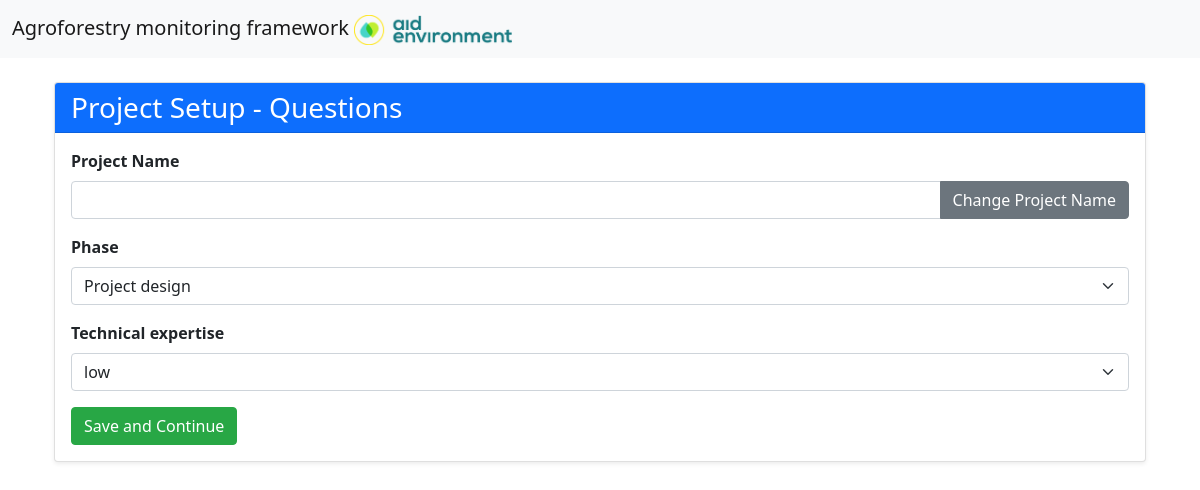
The page /questions?project_id=3 (signed in) on the database as committed earlier.
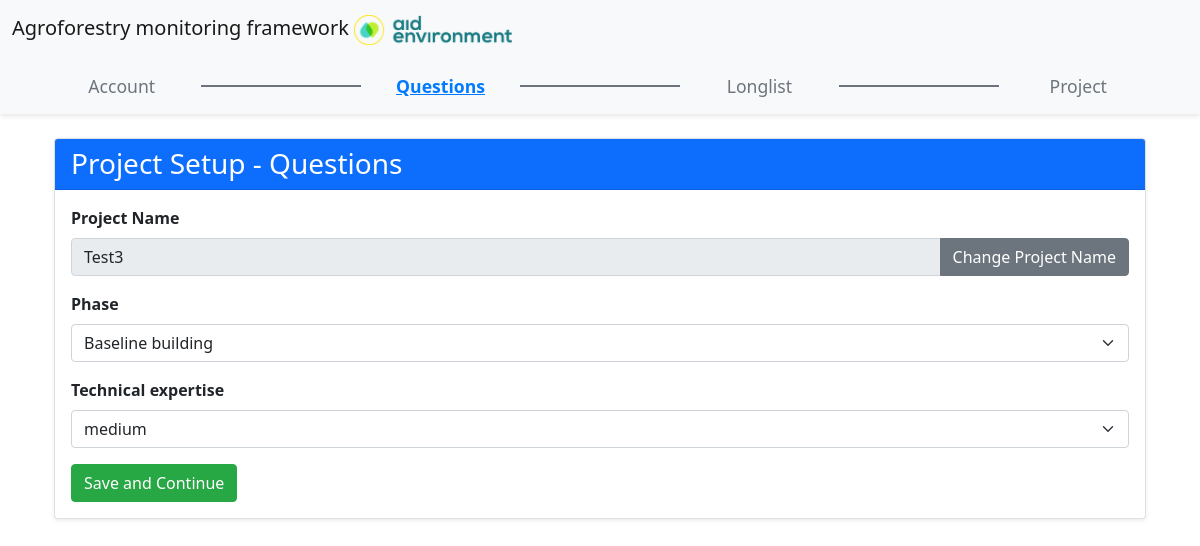
The same page on the database as committed later.
### app.py (models this page shows)
class Criteria(db.Model):
    id = db.Column(db.Integer, primary_key=True)
    name = db.Column(db.String(100), nullable=False)
    options=db.Column(db.String(500))

class Project(db.Model):
    id = db.Column(db.Integer, primary_key=True)
    name = db.Column(db.String(100), nullable=False)
    user_id = db.Column(db.Integer, db.ForeignKey('user.id'), nullable=False)
    project_criteria = db.relationship('ProjectCriteria', backref='project', cascade="all, delete", lazy=True)
    techniques = db.relationship('SelectedTechnique', backref='project', cascade="all, delete", lazy=True)

### app.py (the view, shortened to what this page needs)
@app.route("/questions", methods=["GET", "POST"])
@login_required
def questions():
    project_id = request.args.get('project_id')
    project = Project.query.get(project_id) if project_id else None
    criteria = Criteria.query.all()  # Fetch all available criteria
    project_criteria_answers = {pc.criteria_id: pc.answer for pc in project.project_criteria} if project else {}
    return render_template("questions.html", project=project, criteria=criteria,
                           project_criteria_answers=project_criteria_answers)

### app.py (called while the page is built)
@login_manager.user_loader
def load_user(user_id):
    return User.query.get(int(user_id))

### templates/questions.html (shortened to what this page needs)
{% extends "layout.html" %}
{% block content %}
<div class="container mt-4">
    <div class="card shadow-sm">
        <div class="card-header bg-primary text-white">
            <h3 class="card-title mb-0">Project Setup - Questions</h3>
        </div>
        <div class="card-body">
            <form method="POST">
                <div class="mb-3">
                    <label for="project_name" class="form-label"><strong>Project Name</strong></label>
                    <div class="input-group">
                        <input type="text" class="form-control" id="project_name" name="project_name" value="{{ project.name if project else '' }}"
                               {% if project %}readonly{% endif %} required>
                        <button type="button" class="btn btn-secondary" id="toggleNameEdit">
                            Change Project Name
                        </button>
                    </div>
                </div>
                    {% for criterion in criteria %}
                        <div class="mb-3">
                            <label for="criteria_{{ criterion.id }}" class="form-label">
                                <strong>{{ criterion.name.replace('_', ' ').capitalize() }}</strong>
                            </label>
                            <select name="criteria_{{ criterion.id }}" id="criteria_{{ criterion.id }}" class="form-select" required>
                                {% for option in criterion.options.split(',') %}
                                    <option value="{{ option }}"
                                        {% if project_criteria_answers.get(criterion.id) == option %}selected{% endif %}>
                                        {{ option }}
                                    </option>
                                {% endfor %}
                            </select>
                        </div>
                    {% endfor %}
                <button type="submit" class="btn btn-primary">Save and Continue</button>
            </form>
        </div>
    </div>
</div>
{% endblock %}

### templates/layout.html (shortened to what this page needs)
<!DOCTYPE html>
<html lang="en">
<head>
    <link href="https://cdn.jsdelivr.net/npm/bootstrap@5.1.3/dist/css/bootstrap.min.css" rel="stylesheet">
    <link href="{{ url_for('static', filename='styles.css') }}" rel="stylesheet">
</head>
<body>
    <nav class="navbar navbar-expand-lg navbar-light bg-light">
        <div class="container-fluid">
            <a class="navbar-brand" href="{{ url_for('account') }}">
                Agroforestry monitoring framework
                <img src="{{ url_for('static', filename='images/AE_FullLogo-Primary-Teal.png') }}" alt="Logo" style="height: 30px; margin-right: 10px;">
            </a>
        </div>
    </nav>
    {% if project %}
        <div class="progress-container">
            <div class="container d-flex justify-content-between align-items-center">
                <div class="progress-step {% if request.endpoint == 'account' %}active{% endif %}">
                    <a href="{{ url_for('account') }}">Account</a>
                </div>
                <div class="progress-line"></div>
                <div class="progress-step {% if request.endpoint == 'questions' %}active{% endif %}">
                    <a href="{{ url_for('questions', project_id=project.id) }}">Questions</a>
                </div>
                <div class="progress-line"></div>
                <div class="progress-step {% if request.endpoint == 'longlist' %}active{% endif %}">
                    <a href="{{ url_for('longlist', project_id=project.id) }}">Longlist</a>
                </div>
                <div class="progress-line"></div>
                <div class="progress-step {% if request.endpoint == 'project' %}active{% endif %}">
                    <a href="{{ url_for('project', project_id=project.id) }}">Project</a>
                </div>
            </div>
        </div>
    {% endif %}
    <div class="container mt-4">
        {% block content %}{% endblock %}
    </div>
</body>
</html>

### static/styles.css (style rules this page uses)
.progress-container { background-color: #f8f9fa; padding: 15px 0; box-shadow: 0px 2px 5px rgba(0, 0, 0, 0.1); }
.progress-step { text-align: center; flex: 1; position: relative; font-size: 1.1rem; }
.progress-step a { text-decoration: none; color: #6c757d; font-weight: 500; padding: 10px 15px; border-radius: 5px; }
.progress-step.active a { color: #007bff; font-weight: bold; text-decoration: underline; }
.progress-line { flex-grow: 1; height: 2px; background-color: #6c757d; }
.container-fluid { background-image: url('../images/forest_background.jpg'); background-size: cover; background-position: center; color: #333; }
.btn-primary { background-color: #28a745; border-color: #28a745; }

Rows that differ between the two databases and show on the page:
added Project: project_name "Test3"
computed for Criteria "Phase": id+options "Project design" → "Baseline building"
computed for Criteria "Technical expertise": id+options "low" → "medium"
Other text that changed with them:
text now shown: "Account Questions Longlist Project"
